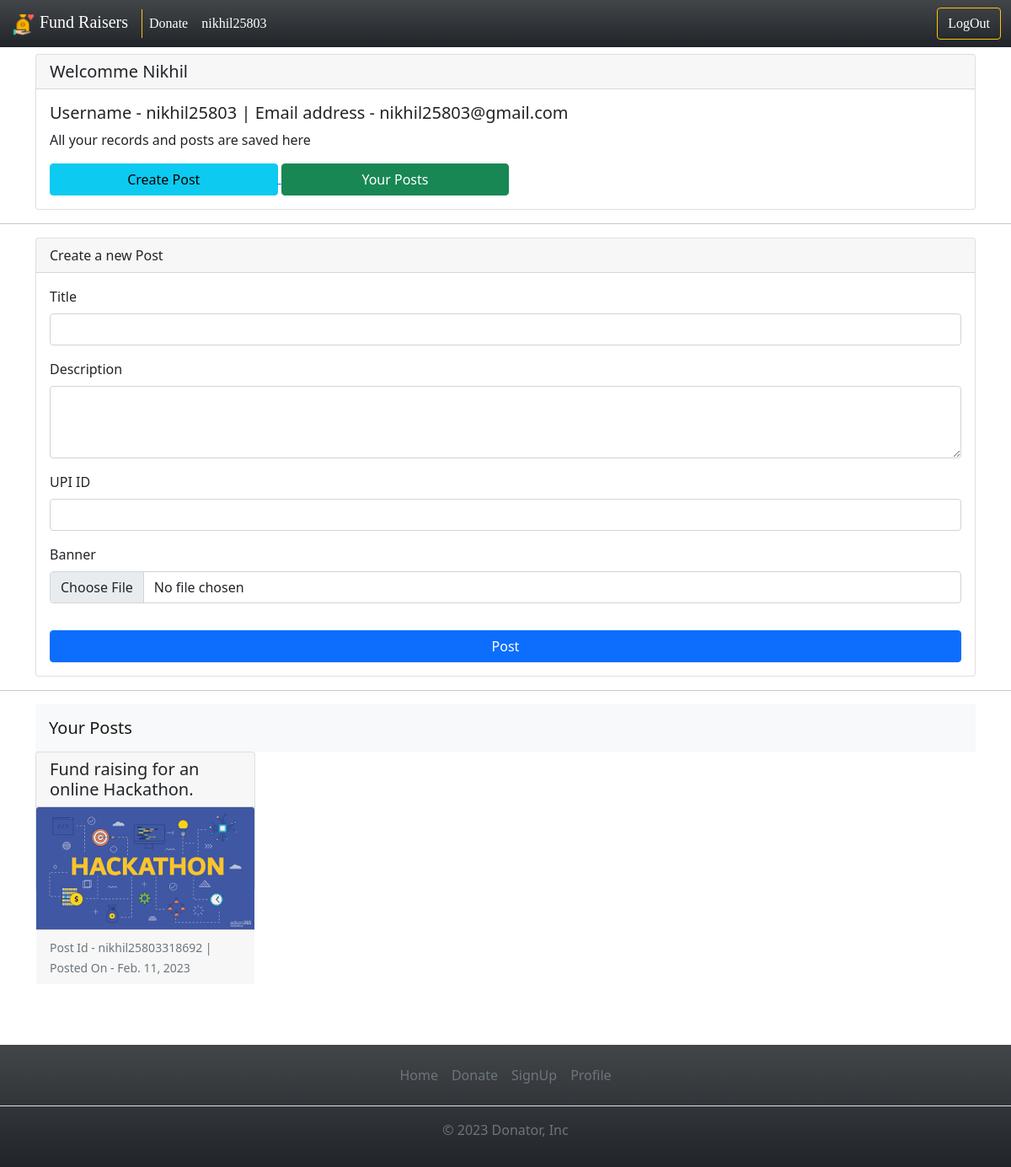
The app's page /profile (signed in) with its own data.
### app/models.py (models this page shows, shortened)
class NewPostModel(models.Model):
    title = models.CharField(max_length=100)
    description = models.CharField(max_length=200)
    images = models.ImageField(upload_to='images/')
    upi_id = models.CharField(max_length=30, default="")
    posted_on = models.DateField(("Date"), default=datetime.date.today)
    posted_by = models.CharField(max_length=50)
    post_id = models.CharField(max_length=50)

### app/views.py (the view)
# urls.py: path('profile', views.profile, name='profile-page'),
@login_required(login_url='/login')
def profile(request):
    by_user = request.user.username
    user_posts = NewPostModel.objects.filter(posted_by=f'{by_user}')
    context = {
        'user_posts': user_posts,
    }
    if request.method == 'POST':
        title = request.POST['title']
        description = request.POST['description']
        upi_id = request.POST['upi_id']
        by = request.user.username
        files = request.FILES
        image = files.get("images")
        num = random.randint(0, 1000000)
        post_id = f"{by}{num}"
        try:
            entry = NewPostModel.objects.create(
                title=title,
                description=description,
                upi_id=upi_id,
                posted_by=by,
                post_id=post_id,
            )
            entry.images = image
            entry.save()
            messages.success(request, 'Post have been created sucessfully')
            return redirect('/profile')
        except:
            messages.warning(request, 'Unable to process your request')
            return redirect('/profile')
    else:
        return render(request, 'profile.html', context)

### templates/profile.html (shortened to what this page needs)
{% extends 'base.html' %}
{% load static %}
{% load crispy_forms_tags %}
{% block body %}
<div class="container mt-2">
    <div class="card">
        <h5 class="card-header">Welcomme {{user.first_name}}</h5>
        <div class="card-body">
            <h5 class="card-title">Username - {{user.username}} | Email address - {{user.email}}</h5>
            <p class="card-text">All your records and posts are saved here</p>
            <a href="#create_post_section">
                <button class="btn btn-info" style="width: 25%;">
                    Create Post
                </button>
            </a>
            <a href="#user_posts">
                <button class="btn btn-success" style="width: 25%;">
                    Your Posts
                </button>
            </a>
        </div>
    </div>
</div>
<hr id="create_post_section">
<div class="container">
    <div class="card">
        <div class="card-header">
            Create a new Post
        </div>
        <div class="card-body">
            <form action="" method="post" enctype="multipart/form-data">
                <div class="mb-3">
                    <label for="exampleFormControlInput1" class="form-label">Title</label>
                    <input type="text" class="form-control" name="title" id="exampleFormControlInput1">
                </div>
                <div class="mb-3">
                    <label for="exampleFormControlTextarea1" class="form-label">Description</label>
                    <textarea class="form-control" name="description" id="exampleFormControlTextarea1"
                        rows="3"></textarea>
                </div>
                <div class="mb-3">
                    <label for="exampleFormControlInput1" class="form-label">UPI ID</label>
                    <input type="text" class="form-control" name="upi_id" id="exampleFormControlInput1">
                </div>
                <div class="mb-3">
                    <label for="formFile" class="form-label">Banner</label>
                    <input class="form-control" type="file" name="images" id="formFile">
                </div>
                <button type="submit" class="btn btn-primary mt-3" style="width: 100%;">Post</button>
            </form>
        </div>
    </div>
</div>
<hr id="user_posts">
<div class="container">
    <nav id="navbar-example2" class="navbar navbar-light bg-light px-3">
        <a class="navbar-brand" href="#">Your Posts</a>
    </nav>
    <div data-bs-spy="scroll" data-bs-target="#navbar-example2" data-bs-offset="0" class="scrollspy-example"
        tabindex="0">
        <div class="row row-cols-1 row-cols-md-4 g-4 mb-1">
            {% for post in user_posts %}
            <div class="col">
                <div class="card" style="height: 50%;">
                    <h5 class="card-header">{{post.title}}</h5>
                    <img src="media/{{ MEDIA_URL }}{{ post.images }}" class="card-img-top"  width="400" height="200" alt="...">
                    <div class="card-footer">
                        <small class="text-muted">Post Id - {{post.post_id}} | Posted On - {{post.posted_on}}</small>
                    </div>
                </div>
            </div>
            {% endfor %}
        </div>
    </div>
</div>
{% endblock body %}

### templates/base.html (shortened to what this page needs)
{% load static %}
<!doctype html>
<html lang="en">
<head>
  <link href="https://cdn.jsdelivr.net/npm/bootstrap@5.1.3/dist/css/bootstrap.min.css" rel="stylesheet"
>
</head>
<link rel="stylesheet" href="https://cdnjs.cloudflare.com/ajax/libs/font-awesome/5.15.3/css/all.min.css">
<body>
  <nav class="navbar navbar-expand-sm navbar-dark bg-dark bg-gradient " style="font-family: poppins;">
    <div class="container-fluid">
      <div class="border-end border-warning">
        <a class="navbar-brand" href="{% url 'homepage' %}">
          <img src="{% static 'fundraising.png' %}" alt="" width="30" height="30" class="d-inline-block align-text-top">
          Fund Raisers
        </a>
      </div>
      <div class="collapse navbar-collapse" id="navbarSupportedContent">
        <ul class="navbar-nav me-auto mb-2 mb-lg-0">
          <li class="nav-item">
            <a class="nav-link active color-black text-white" aria-current="page"
              href="{% url 'donate-page' %}">Donate</a>
          </li>
          {% if user.is_authenticated %}
          <li class="nav-item">
            <a class="nav-link active text-white" href="{% url 'profile-page' %}">{{user.username}}</a>
          </li>
          {% endif %}
        </ul>
        {% if user.is_authenticated %}
        <button type="button" class="btn btn-outline-warning" style="font-family: poppins;">
          <a href="{% url 'user-logout' %}" style="text-decoration: none; color:white;">LogOut</a>
        </button>
        {% else %}
        <button type="button" class="btn btn-outline-warning" style="font-family: poppins;">
          <a href="{% url 'user-login' %}" style="text-decoration: none; color:white;">LogIn/SignUp</a>
        </button>
        {% endif %}
      </div>
    </div>
  </nav>
  {% block body %}
  {% endblock body %}
  <div class="bg-dark bg-gradient">
    <footer class="py-3 mt-3">
      <ul class="nav justify-content-center border-bottom pb-3 mb-3">
        <li class="nav-item text-white"><a href="{% url 'homepage' %}" class="nav-link px-2 text-muted">Home</a></li>
        <li class="nav-item"><a href="{% url 'donate-page' %}" class="nav-link px-2 text-muted">Donate</a></li>
        <li class="nav-item"><a href="{% url 'user-register' %}" class="nav-link px-2 text-muted">SignUp</a></li>
        {% if user.is_authenticated %}
        <li class="nav-item"><a href="{% url 'profile-page' %}" class="nav-link px-2 text-muted">Profile</a></li>
        {% endif %}
      </ul>
      <p class="text-center text-muted">© 2023 Donator, Inc</p>
    </footer>
  </div>
</body>
</html>

### records on screen
NewPostModel: title "Fund raising for an online Hackathon.", images (picture), post_id "nikhil25803318692", posted_on "Feb. 11, 2023"

### other values on screen
{{ user.username }} "nikhil25803"
{{ user.first_name }} "Nikhil"
{{ user.email }} "nikhil25803@gmail.com"
